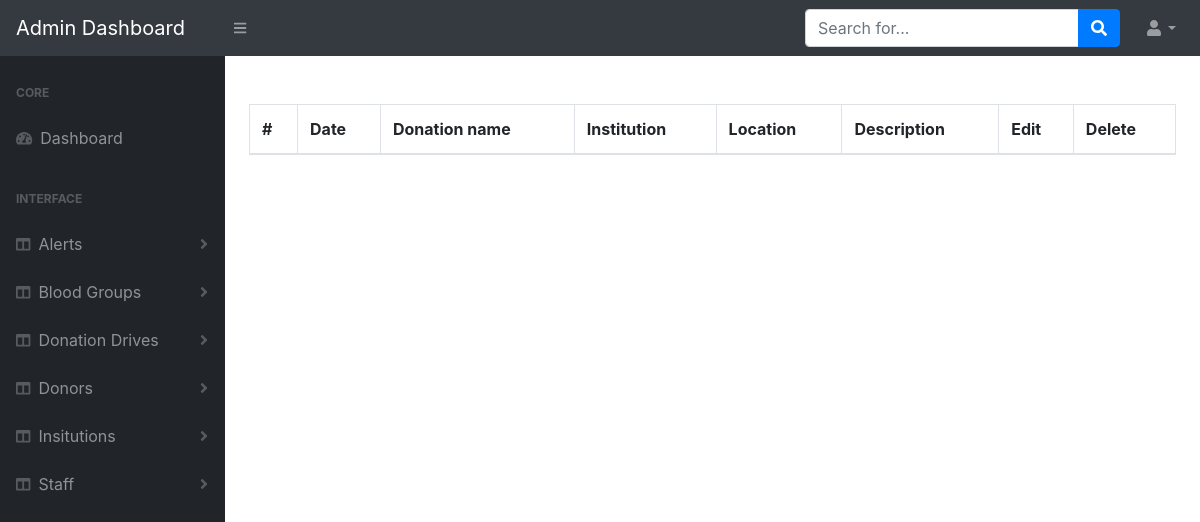
The page /admin/dist/managedonationdrives.php (signed in) on the database as committed earlier.
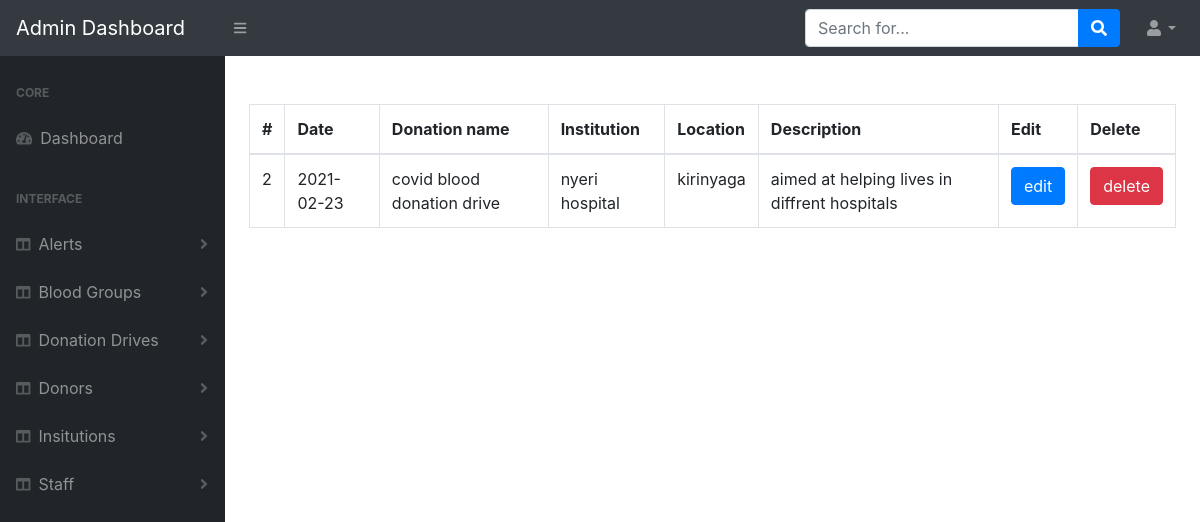
The same page on the database as committed later.
### tables this page shows
CREATE TABLE `donation_drive` (
  `donation_drive_id` int(11) NOT NULL,
  `donation_drive_date` varchar(100) NOT NULL,
  `donation_drive_location` varchar(200) NOT NULL,
  `donation_drive_name` varchar(200) NOT NULL,
  `donation_drive_desc` varchar(200) NOT NULL,
  `donation_institution_id` varchar(100) NOT NULL
);

### admin/dist/managedonationdrives.php (the view, shortened to what the changed rows need)
<!DOCTYPE html>
<html lang="en">
<head>
    <link href="css/styles.css" rel="stylesheet" />
    <link href="https://cdn.datatables.net/1.10.20/css/dataTables.bootstrap4.min.css" rel="stylesheet" />
    <link rel="stylesheet" href="plugins/datatables.net-bs4/css/dataTables.bootstrap4.min.css">
</head>
<body class="sb-nav-fixed">
    <div id="layoutSidenav">
        <div id="layoutSidenav_content">
            <main>
                <div class="container-fluid" style="padding-top: 3rem;">
                    <table class="table table-bordered" id="allgroups">
                        <thead>
                            <tr>
                                <th scope="col">#</th>
                                <th scope="col">Date</th>
                                <th scope="col">Donation name</th>
                                <th scope="col">Institution</th>
                                <th scope="col">Location</th>
                                <th scope="col">Description</th>
                                <th scope="col">Edit</th>
                                <th scope="col">Delete</th>
                            </tr>
                        </thead>
                        <tbody>
                            <?php
                            include '../dbconnection.php';
                            $data = "SELECT * FROM `donation_drive`";
                            $query = mysqli_query($conn, $data);
                            while ($fetch = mysqli_fetch_assoc($query)) {
                                $record = $fetch['donation_drive_id'];
                                $institution = $fetch['donation_institution_id'];
                                $date = $fetch['donation_drive_date'];
                                $name = $fetch['donation_drive_name'];
                                $location = $fetch['donation_drive_location'];
                                $desc = $fetch['donation_drive_desc'];
                                echo "
                <tr>
                    <td>$record</td>
                    <td>$date</td>
                    <td>$name</td>
                    <td>$institution</td>
                    <td>$location</td>
                    <td>$desc</td>
                    <td><a href='editdonationdrive.php?id=$record' class='btn btn-primary btn-block'>edit</td>
                    <td><a href='deletedonationdrive.php?id=$record' class='btn btn-danger btn-block'>delete</td>
                </tr>
            ";
                            }
                            ?>
                        </tbody>
                    </table>
                </div>
            </main>
        </div>
    </div>
</body>
</html>

Rows that differ between the two databases and show on the page:
added donation_drive: donation_drive_id "2", donation_drive_date "2021-02-23", donation_drive_name "covid blood donation drive", donation_institution "nyeri hospital", donation_drive_location "kirinyaga", donation_drive_desc "aimed at helping lives in diffrent hospitals"
